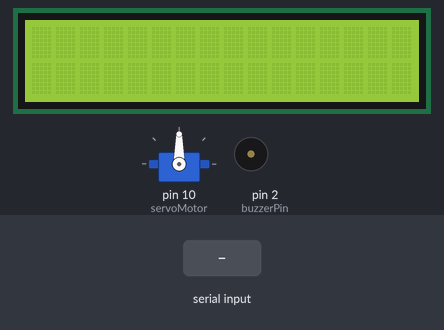
This sketch was run on a simulated Arduino Uno, built with avr-gcc and run on an emulated ATmega328P. Shown: servo, 16×2 character LCD, buzzer (waves = sounding). The test bench sets the inputs (shaded band). What the sketch prints to the serial monitor is not drawn.

Above: at 1.2 s.
1.3 s: "2" received over Serial
At 2.4 s:
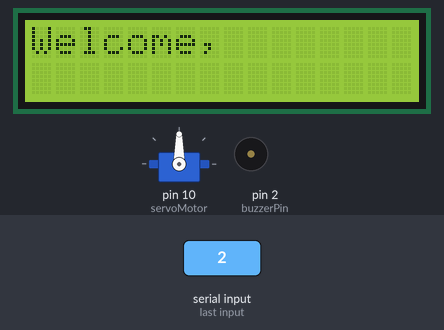
At 8.7 s:
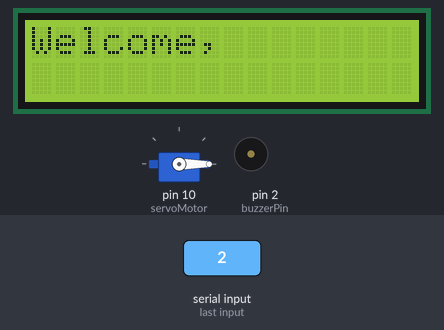
Timing chart, 0 to 9.3 s (numbered marks = the images above; inputs shaded):
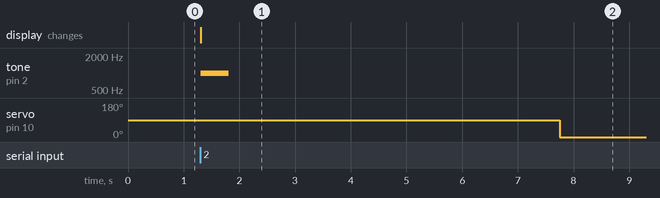

Measured:
- after the input at 1.3 s, tone on pin 2 (buzzerPin): silent → 1000 Hz at once, → silent 0.50 s later; servo on pin 10 (servoMotor): 90° → 0° after 6.5 s; the display: changes at once (image 1)

The sketch:

arduino.ino
```cpp
#include <Servo.h>
#include <LiquidCrystal.h>
#include <Buzzer.h>

Servo servoMotor;
LiquidCrystal lcd(8, 7, 3, 4, 5, 6);
int buzzerPin = 2; // Define the pin for the buzzer
Buzzer buzzer(buzzerPin);
void setup() {
  Serial.begin(9600);
  servoMotor.attach(10);
  lcd.begin(16, 2);
  pinMode(buzzerPin, OUTPUT); // Set the buzzer pin as an output
}

// dictionary of known people
struct KeyValue {
  const char* key;
  int value;
};

KeyValue dictionary[] = {
  {"aryan", 2},
  {"tharun", 3},
  {"aryabhatta", 4}
};

void loop() {
  if (Serial.available() > 0) {
    char signal = Serial.read();

    // debugging
    Serial.print("Received Signal: ");
    Serial.println(signal);

    // no face detected. Silence.
    if(signal == '0') {
        lcd.clear();
        lcd.setCursor(0, 0);
        lcd.print("Shhhhh");
    }
    // alarm
    else if(signal == '1') {
      lcd.clear();
      lcd.setCursor(0, 0);
      lcd.print("Access Denied");

      // Sound an alarm
      for (int i = 0; i < 3; i++) {
        buzzer.begin(2000);
        delay(200);
        buzzer.end(2000);
        delay(200);
      }
    }
    else {
      lcd.clear();
      lcd.setCursor(0, 0);
      lcd.print("Welcome, ");
      lcd.print(dictionary[signal].key);

      // Sound a normal opening sound
      tone(buzzerPin, 1000, 500); // Play a tone of 1000 Hz for 500 ms

      // Rotate the servo motor to open the gate
      servoMotor.write(90);
      delay(3000);
      for (int i = 0; i < 3; i++) {
        buzzer.begin(1000);
        delay(100);
        buzzer.end(1000);
        delay(50);
      }
      servoMotor.write(0); // Move servo back to initial position
    }
  }
}
```
